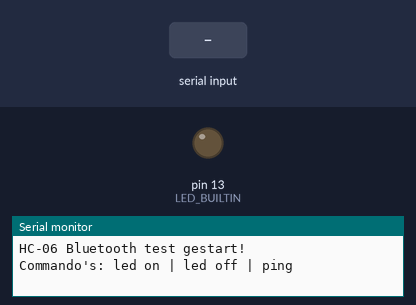
Recording of a sketch running on a simulated Arduino Nano, built with avr-gcc and run on an emulated ATmega328P. Shown: output pins drawn as LEDs (lit = HIGH), the last lines printed to the serial monitor. Inputs (shaded band) come from the test bench.

Above: at 1.2 s.
1.3 s: "led on\n" received over Serial
At 1.9 s:
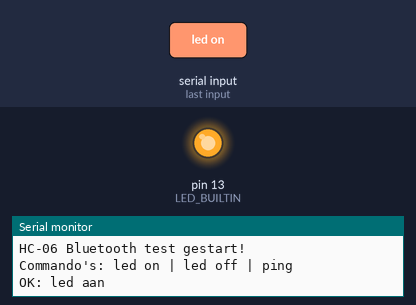
2.8 s: "led off\n" received over Serial
At 3.1 s:
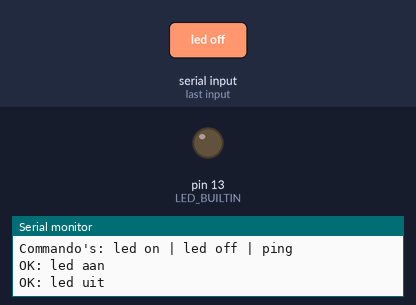
Timing chart, 0 to 5.8 s (numbered marks = the images above; inputs shaded):
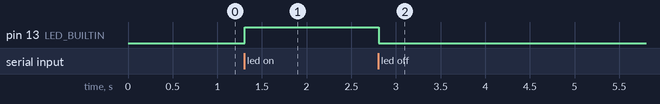

Measured:
- after the input at 1.3 s, pin 13 (LED_BUILTIN): LOW → HIGH at once
- after the input at 2.8 s, pin 13 (LED_BUILTIN): HIGH → LOW at once

The sketch:

hc-06_test.ino
```cpp
// Test HC-06 Bluetooth: duplex communicatie tussen Arduino Nano en smartphone
// HC-06 hangt aan de hardware-seriele poort: TX HC-06 -> D0/RX, D1/TX -> spanningsdeler -> RX HC-06
// LET OP: koppel de HC-06 (of minstens de draad naar D0) los tijdens het uploaden,
//         anders botst hij met de USB-chip en mislukt de upload.
// Baudrate 9600 = standaardinstelling van de HC-06.
//
// Commando's vanaf de smartphone (Serial Bluetooth Terminal), afsluiten met Enter:
//   led on   -> ingebouwde led (D13) aan
//   led off  -> ingebouwde led uit
//   ping     -> Arduino antwoordt "pong"
//   andere tekst wordt teruggestuurd (echo)
// Elke 5 s stuurt de Arduino zelf een bericht -> communicatie in beide richtingen.

const long BAUD = 9600;
const unsigned long INTERVAL_MS = 5000;

String bericht = "";
unsigned long vorigeMelding = 0;

void verwerk(String cmd) {
  cmd.trim();
  cmd.toLowerCase();
  if (cmd.length() == 0) return;

  if (cmd == "led on") {
    digitalWrite(LED_BUILTIN, HIGH);
    Serial.println("OK: led aan");
  } else if (cmd == "led off") {
    digitalWrite(LED_BUILTIN, LOW);
    Serial.println("OK: led uit");
  } else if (cmd == "ping") {
    Serial.println("pong");
  } else {
    Serial.print("Ontvangen: ");
    Serial.println(cmd);
  }
}

void setup() {
  pinMode(LED_BUILTIN, OUTPUT);
  Serial.begin(BAUD);
  Serial.println("HC-06 Bluetooth test gestart!");
  Serial.println("Commando's: led on | led off | ping");
}

void loop() {
  // Smartphone -> Arduino: tekens verzamelen tot Enter
  while (Serial.available() > 0) {
    char c = Serial.read();
    if (c == '\n' || c == '\r') {
      verwerk(bericht);
      bericht = "";
    } else if (bericht.length() < 32) {
      bericht += c;
    }
  }

  // Arduino -> smartphone: periodiek bericht
  if (millis() - vorigeMelding >= INTERVAL_MS) {
    vorigeMelding = millis();
    Serial.print("Arduino actief, uptime: ");
    Serial.print(millis() / 1000);
    Serial.println(" s");
  }
}
```
